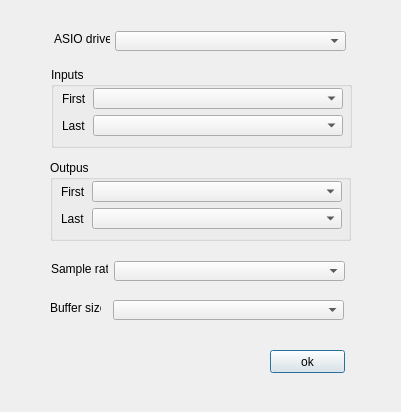
<?xml version="1.0" encoding="UTF-8"?>
<ui version="4.0">
 <class>AudioIODialog</class>
 <widget class="QDialog" name="AudioIODialog">
  <property name="geometry">
   <rect>
    <x>0</x>
    <y>0</y>
    <width>401</width>
    <height>412</height>
   </rect>
  </property>
  <property name="windowTitle">
   <string>Audio I/O</string>
  </property>
  <widget class="QLabel" name="asioDriverLabel">
   <property name="geometry">
    <rect>
     <x>54</x>
     <y>31</y>
     <width>56</width>
     <height>16</height>
    </rect>
   </property>
   <property name="text">
    <string>ASIO driver</string>
   </property>
  </widget>
  <widget class="QComboBox" name="comboAsioDriver">
   <property name="geometry">
    <rect>
     <x>115</x>
     <y>31</y>
     <width>231</width>
     <height>20</height>
    </rect>
   </property>
  </widget>
  <widget class="QLabel" name="sampleRateLabel">
   <property name="geometry">
    <rect>
     <x>51</x>
     <y>261</y>
     <width>57</width>
     <height>16</height>
    </rect>
   </property>
   <property name="text">
    <string>Sample rate</string>
   </property>
  </widget>
  <widget class="QLabel" name="bufferSizeLabel">
   <property name="geometry">
    <rect>
     <x>50</x>
     <y>300</y>
     <width>51</width>
     <height>16</height>
    </rect>
   </property>
   <property name="text">
    <string>Buffer size</string>
   </property>
  </widget>
  <widget class="QComboBox" name="comboSampleRate">
   <property name="geometry">
    <rect>
     <x>114</x>
     <y>261</y>
     <width>231</width>
     <height>20</height>
    </rect>
   </property>
  </widget>
  <widget class="QComboBox" name="comboBufferSize">
   <property name="geometry">
    <rect>
     <x>113</x>
     <y>300</y>
     <width>231</width>
     <height>20</height>
    </rect>
   </property>
  </widget>
  <widget class="QGroupBox" name="groupBoxInputs">
   <property name="geometry">
    <rect>
     <x>51</x>
     <y>67</y>
     <width>301</width>
     <height>81</height>
    </rect>
   </property>
   <property name="title">
    <string>Inputs</string>
   </property>
   <property name="flat">
    <bool>false</bool>
   </property>
   <widget class="QWidget" name="layoutWidget">
    <property name="geometry">
     <rect>
      <x>11</x>
      <y>21</y>
      <width>281</width>
      <height>48</height>
     </rect>
    </property>
    <layout class="QFormLayout" name="formLayout">
     <item row="0" column="0">
      <widget class="QLabel" name="firstInputLabel">
       <property name="text">
        <string>First</string>
       </property>
      </widget>
     </item>
     <item row="0" column="1">
      <widget class="QComboBox" name="comboFirstInput"/>
     </item>
     <item row="1" column="0">
      <widget class="QLabel" name="lastInputLabel">
       <property name="text">
        <string>Last</string>
       </property>
      </widget>
     </item>
     <item row="1" column="1">
      <widget class="QComboBox" name="comboLastInput"/>
     </item>
    </layout>
   </widget>
  </widget>
  <widget class="QGroupBox" name="groupBoxOutputs">
   <property name="geometry">
    <rect>
     <x>50</x>
     <y>160</y>
     <width>301</width>
     <height>81</height>
    </rect>
   </property>
   <property name="title">
    <string>Outpus</string>
   </property>
   <widget class="QWidget" name="layoutWidget">
    <property name="geometry">
     <rect>
      <x>11</x>
      <y>21</y>
      <width>281</width>
      <height>48</height>
     </rect>
    </property>
    <layout class="QFormLayout" name="formLayout_2">
     <item row="0" column="0">
      <widget class="QLabel" name="firstOutputLabel">
       <property name="text">
        <string>First</string>
       </property>
      </widget>
     </item>
     <item row="0" column="1">
      <widget class="QComboBox" name="comboFirstOutput"/>
     </item>
     <item row="1" column="0">
      <widget class="QLabel" name="lastOutputLabel">
       <property name="text">
        <string>Last</string>
       </property>
      </widget>
     </item>
     <item row="1" column="1">
      <widget class="QComboBox" name="comboLastOutput"/>
     </item>
    </layout>
   </widget>
  </widget>
  <widget class="QPushButton" name="okButton">
   <property name="geometry">
    <rect>
     <x>270</x>
     <y>350</y>
     <width>75</width>
     <height>23</height>
    </rect>
   </property>
   <property name="text">
    <string>ok</string>
   </property>
   <property name="default">
    <bool>false</bool>
   </property>
   <property name="flat">
    <bool>false</bool>
   </property>
  </widget>
 </widget>
 <resources/>
 <connections>
  <connection>
   <sender>okButton</sender>
   <signal>released()</signal>
   <receiver>AudioIODialog</receiver>
   <slot>accept()</slot>
   <hints>
    <hint type="sourcelabel">
     <x>285</x>
     <y>357</y>
    </hint>
    <hint type="destinationlabel">
     <x>207</x>
     <y>350</y>
    </hint>
   </hints>
  </connection>
 </connections>
</ui>
